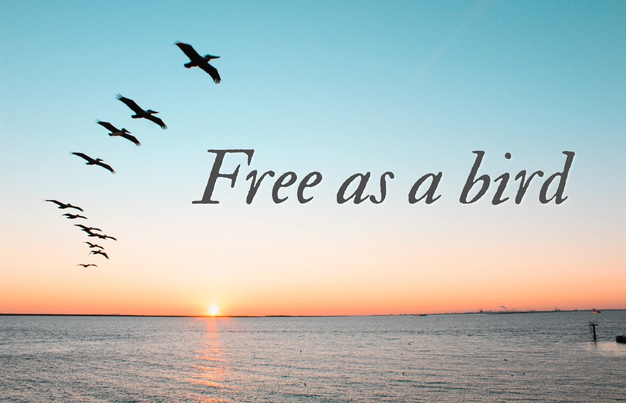
#> input picture imgwithtext.png, 626 x 403 px
$ python -i final.py   (imports and definitions only)
#> lines starting #> are read from the running program, lines starting #| are printed output that depends on the picture; after the words box and inside, x2 and y2 are one past the last pixel; in counts of white or black regions, pixels touching at a corner belong together
from google.cloud import vision
import io
import cv2
import numpy as np

def analyze_image(image_path):
    client = vision.ImageAnnotatorClient()
    with io.open(image_path, 'rb') as image_file:
        content = image_file.read()
    image = vision.Image(content=content)
    response = client.document_text_detection(image=image)
    return response

def extract_text(response):
    text_annotations = response.text_annotations
    extracted_texts = []
    for text in text_annotations:
        extracted_texts.append({
            'description': text.description,
            'bounding_poly': text.bounding_poly
        })
    return extracted_texts

def segment_image(image_path):
#> called with image_path = 'imgwithtext.png'
    image = cv2.imread(image_path)
#> image is the input picture: shape (403, 626, 3); mean B, G, R 191.8, 193.1, 179.8
    gray = cv2.cvtColor(image, cv2.COLOR_BGR2GRAY)
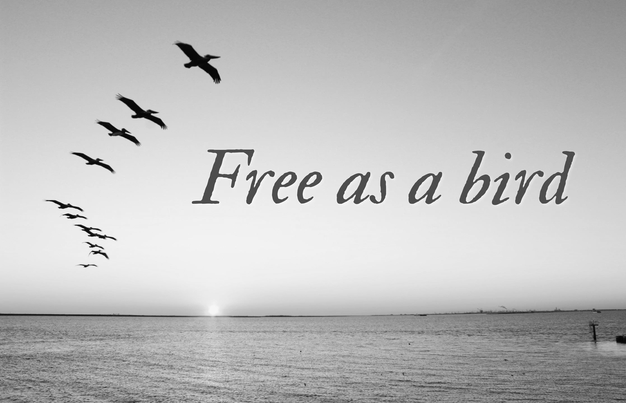
#> gray: shape (403, 626); min 0, max 255, mean 189
    blurred = cv2.GaussianBlur(gray, (5, 5), 0)
    edged = cv2.Canny(blurred, 50, 150)
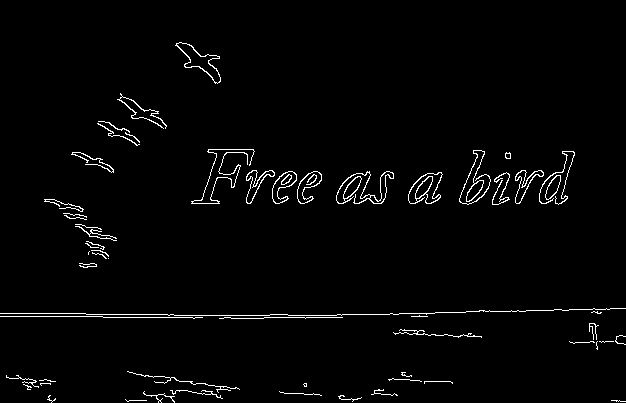
#> edged: shape (403, 626); 2.1% white in thin lines or dots, all inside (x1, y1, x2, y2) = (0, 42, 626, 403)

    contours, _ = cv2.findContours(edged, cv2.RETR_EXTERNAL, cv2.CHAIN_APPROX_SIMPLE)
#> contours = 58 contours, 43 with area under 20; largest, box (x1, y1, x2, y2) and area: (408, 172, 443, 204) 663, (175, 42, 221, 84) 621, (336, 171, 394, 204) 466, (272, 171, 297, 204) 377, (297, 171, 322, 204) 376
    segments = []

    for contour in contours:
        x, y, w, h = cv2.boundingRect(contour)
        segment = image[y:y+h, x:x+w]
        segments.append(segment)
#> this loop made 58 passes
#> (x, y, w, h) on passes 1 to 12: (611, 400, 15, 2), (125, 399, 22, 3), (338, 395, 24, 7), (47, 395, 9, 8), (279, 391, 43, 5), (143, 391, 32, 12), (170, 390, 53, 9), (371, 389, 27, 7), (23, 384, 9, 6), (303, 383, 4, 4), (40, 383, 11, 3), (424, 381, 29, 3)
#> (x, y, w, h, segment) on pass 30: (108, 258, 1, 1, [[97, 133, 182]])
#> after the loop, segments = 58 items

    return segments

def generate_html(texts, segments):
    html_content = '<html><body>'

    for text in texts:
        html_content += f'<p>{text["description"]}</p>'

    for i, segment in enumerate(segments):
        segment_path = f'segment_{i}.png'
        cv2.imwrite(segment_path, segment)
        html_content += f'<img src="{segment_path}" />'

    html_content += '</body></html>'
    return html_content

def main(image_path):
    response = analyze_image(image_path)
    texts = extract_text(response)
    segments = segment_image(image_path)
    html_content = generate_html(texts, segments)

    with open('output.html', 'w') as html_file:
        html_file.write(html_content)
    print('HTML content generated and saved as output.html')

# [2 lines not run here, left out]

>>> result = segment_image('imgwithtext.png')
#> result = 58 items
